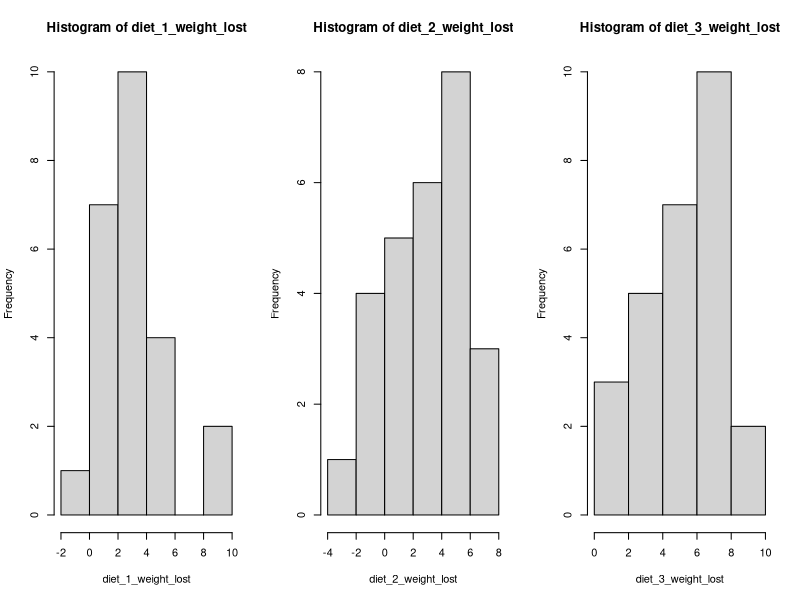
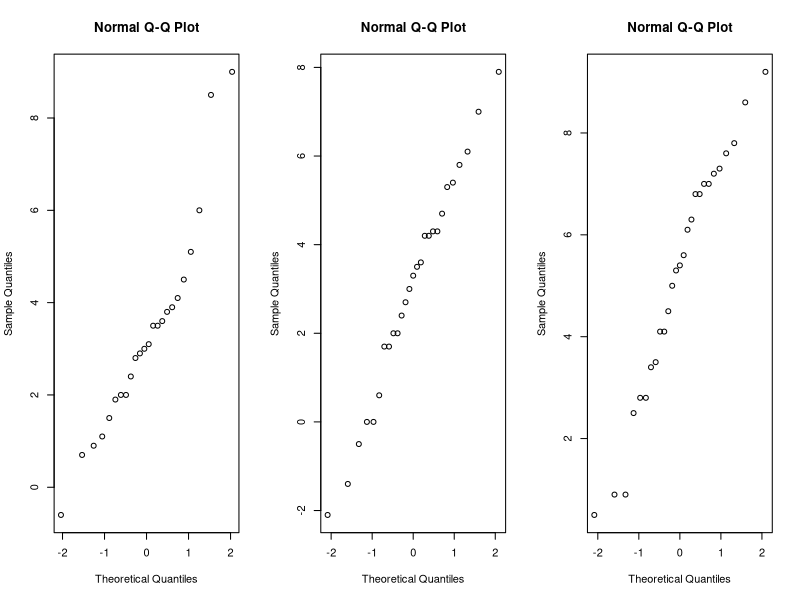
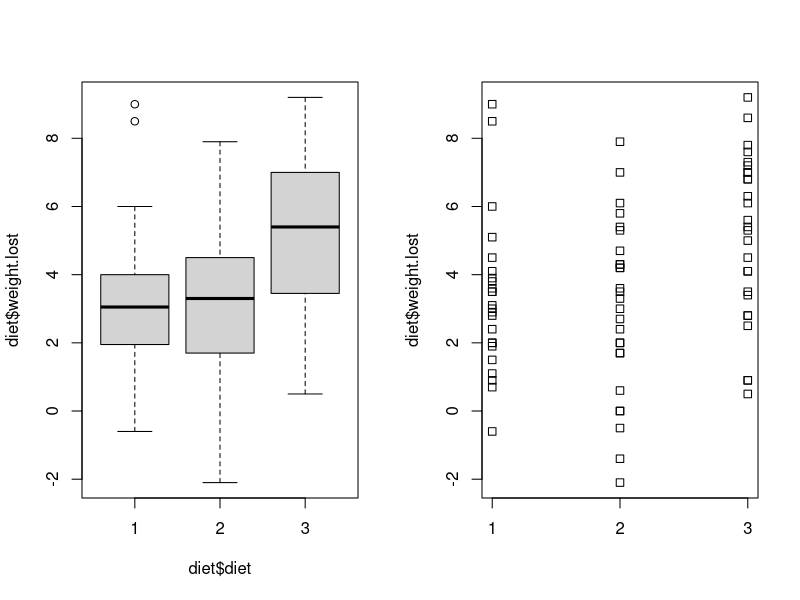
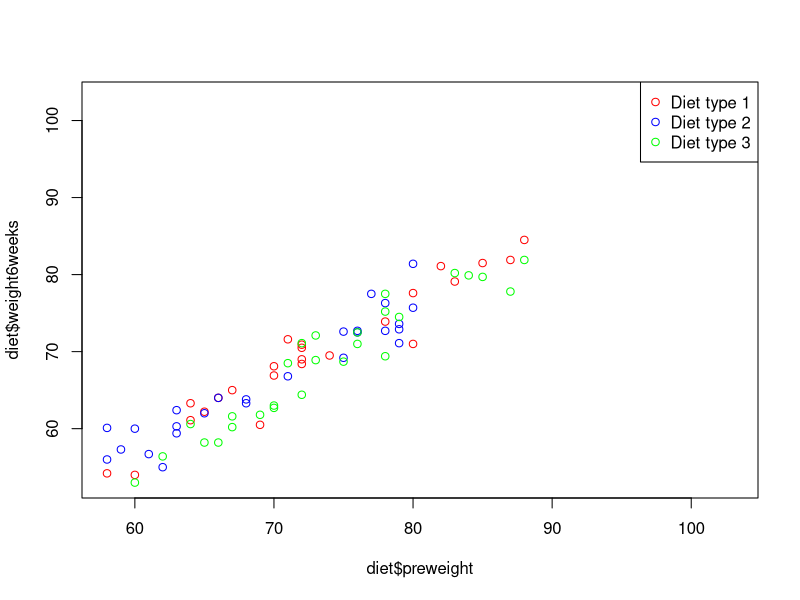

Reproduce these figures in R, in order.
diet <- read.table("exercise-3/diet.txt", header = TRUE)
diet$weight.lost <- diet$preweight - diet$weight6weeks

diet_1 = diet[diet$diet == 1,]
diet_2 = diet[diet$diet == 2,]
diet_3 = diet[diet$diet == 3,]

diet_1_preweight = diet_1$preweight
diet_2_preweight = diet_2$preweight
diet_3_preweight = diet_3$preweight

diet_1_weight6weeks = diet_1$weight6weeks
diet_2_weight6weeks = diet_2$weight6weeks
diet_3_weight6weeks = diet_3$weight6weeks

diet_1_weight_lost = diet_1$weight.lost
diet_2_weight_lost = diet_2$weight.lost
diet_3_weight_lost = diet_3$weight.lost

par(mfrow=c(1,3))
hist(diet_1_weight_lost)
hist(diet_2_weight_lost)
hist(diet_3_weight_lost)

par(mfrow=c(1,3))
qqnorm(diet_1_weight_lost)
qqnorm(diet_2_weight_lost)
qqnorm(diet_3_weight_lost)

par(mfrow=c(1,2))
boxplot(diet$weight.lost ~ diet$diet)
stripchart(diet$weight.lost ~ diet$diet, vertical=TRUE)

par(mfrow=c(1,1))
plot(diet$preweight, diet$weight6weeks, col=c("red", "blue", "green")[diet$diet])
legend(x="topright", legend=c("Diet type 1", "Diet type 2", "Diet type 3"), 
       col=c("red","blue","green"), pch=1)

